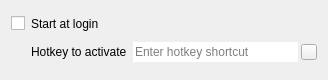
<?xml version="1.0" encoding="UTF-8"?>
<ui version="4.0">
 <class>Preferences</class>
 <widget class="QDialog" name="Preferences">
  <property name="geometry">
   <rect>
    <x>0</x>
    <y>0</y>
    <width>328</width>
    <height>80</height>
   </rect>
  </property>
  <property name="sizePolicy">
   <sizepolicy hsizetype="Fixed" vsizetype="Fixed">
    <horstretch>0</horstretch>
    <verstretch>0</verstretch>
   </sizepolicy>
  </property>
  <property name="minimumSize">
   <size>
    <width>328</width>
    <height>80</height>
   </size>
  </property>
  <property name="maximumSize">
   <size>
    <width>328</width>
    <height>80</height>
   </size>
  </property>
  <property name="windowTitle">
   <string>Preferences</string>
  </property>
  <property name="modal">
   <bool>true</bool>
  </property>
  <layout class="QGridLayout" name="gridLayout" columnstretch="0,0,0,1">
   <item row="0" column="1" colspan="3">
    <widget class="QLabel" name="auto_start_label">
     <property name="enabled">
      <bool>true</bool>
     </property>
     <property name="sizePolicy">
      <sizepolicy hsizetype="Preferred" vsizetype="Fixed">
       <horstretch>0</horstretch>
       <verstretch>0</verstretch>
      </sizepolicy>
     </property>
     <property name="maximumSize">
      <size>
       <width>16777215</width>
       <height>18</height>
      </size>
     </property>
     <property name="text">
      <string>Start at login</string>
     </property>
     <property name="alignment">
      <set>Qt::AlignBottom|Qt::AlignLeading|Qt::AlignLeft</set>
     </property>
    </widget>
   </item>
   <item row="0" column="0">
    <widget class="QCheckBox" name="auto_start_checkbox">
     <property name="enabled">
      <bool>true</bool>
     </property>
     <property name="text">
      <string/>
     </property>
    </widget>
   </item>
   <item row="1" column="2" colspan="2">
    <layout class="QHBoxLayout" name="horizontalLayout_3" stretch="0,0">
     <property name="spacing">
      <number>3</number>
     </property>
     <item>
      <widget class="HotKeyEditor" name="hotkey">
       <property name="text">
        <string/>
       </property>
       <property name="frame">
        <bool>false</bool>
       </property>
       <property name="placeholderText">
        <string>Enter hotkey shortcut</string>
       </property>
      </widget>
     </item>
     <item>
      <widget class="QPushButton" name="hotkey_clear">
       <property name="enabled">
        <bool>true</bool>
       </property>
       <property name="sizePolicy">
        <sizepolicy hsizetype="Fixed" vsizetype="Fixed">
         <horstretch>0</horstretch>
         <verstretch>0</verstretch>
        </sizepolicy>
       </property>
       <property name="maximumSize">
        <size>
         <width>16</width>
         <height>16</height>
        </size>
       </property>
       <property name="text">
        <string/>
       </property>
       <property name="icon">
        <iconset resource="resources.qrc">
         <normaloff>:/res/x.png</normaloff>:/res/x.png</iconset>
       </property>
       <property name="iconSize">
        <size>
         <width>8</width>
         <height>8</height>
        </size>
       </property>
       <property name="autoDefault">
        <bool>false</bool>
       </property>
      </widget>
     </item>
    </layout>
   </item>
   <item row="1" column="1">
    <widget class="QLabel" name="hotkey_label">
     <property name="enabled">
      <bool>true</bool>
     </property>
     <property name="sizePolicy">
      <sizepolicy hsizetype="Preferred" vsizetype="Fixed">
       <horstretch>0</horstretch>
       <verstretch>0</verstretch>
      </sizepolicy>
     </property>
     <property name="maximumSize">
      <size>
       <width>16777215</width>
       <height>18</height>
      </size>
     </property>
     <property name="text">
      <string>Hotkey to activate</string>
     </property>
     <property name="textInteractionFlags">
      <set>Qt::NoTextInteraction</set>
     </property>
    </widget>
   </item>
  </layout>
 </widget>
 <customwidgets>
  <customwidget>
   <class>HotKeyEditor</class>
   <extends>QLineEdit</extends>
   <header>..hotkey.h</header>
  </customwidget>
 </customwidgets>
 <resources>
  <include location="resources.qrc"/>
 </resources>
 <connections/>
</ui>
